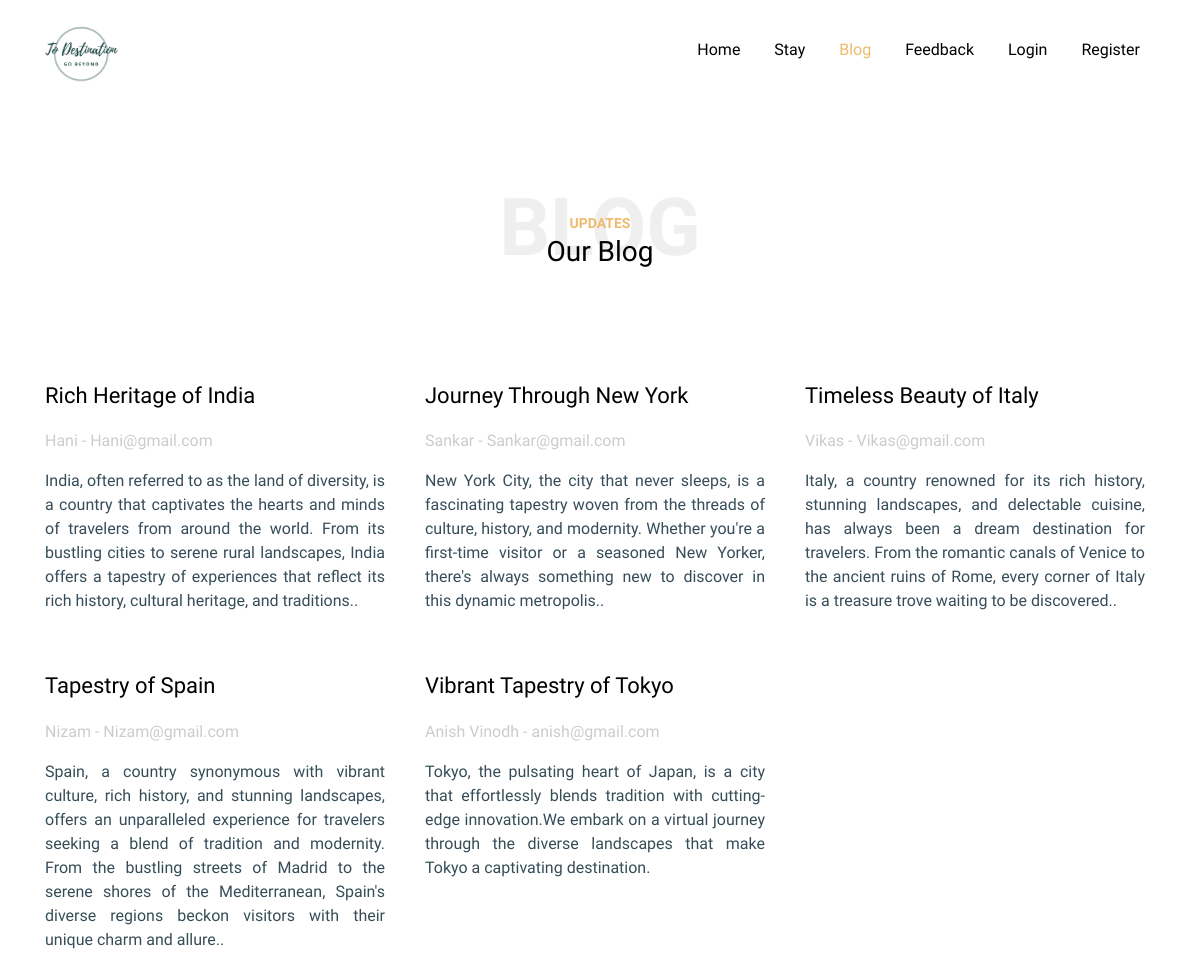
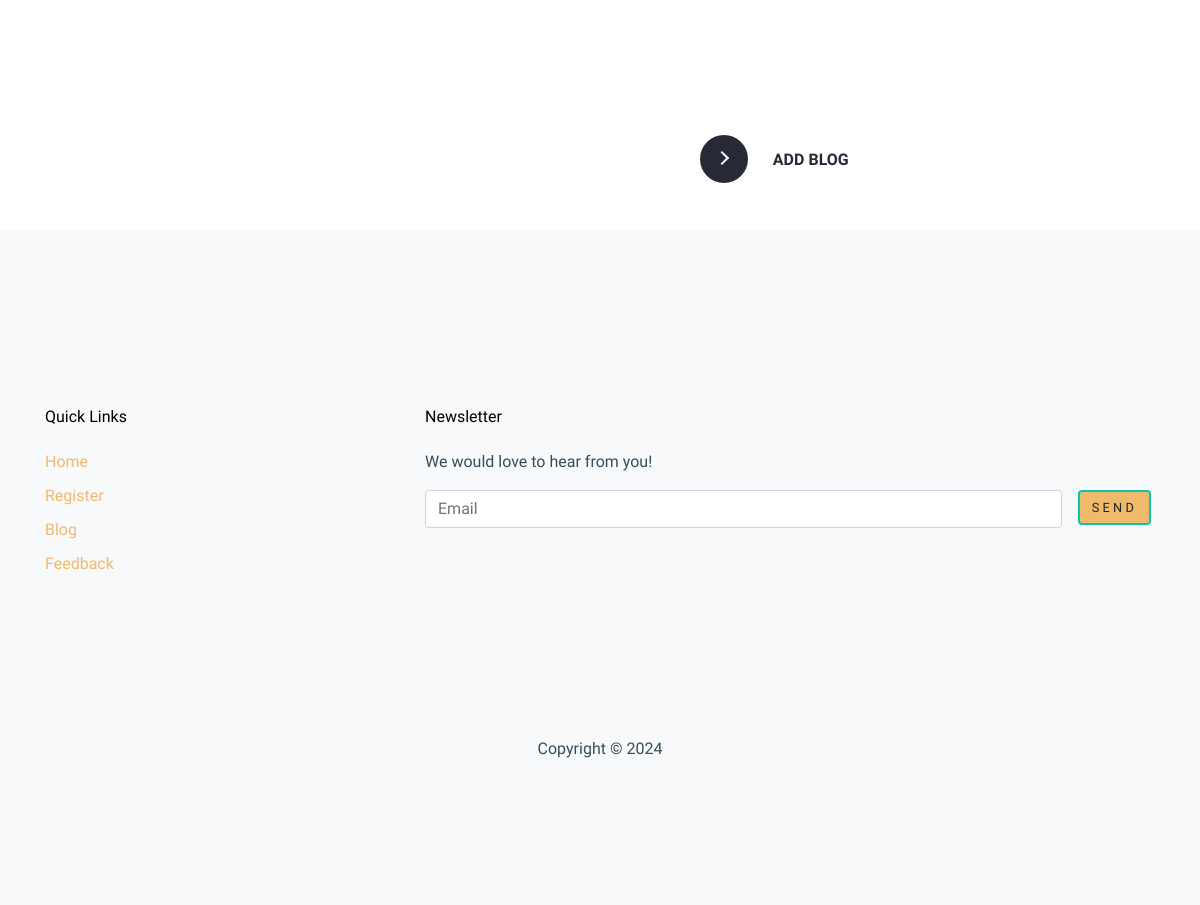
The app's page /Blog with its own data (2 pictures, top to bottom).
### users/models.py (models this page shows, shortened)
class blog(models.Model):
    username = models.CharField(blank=False,max_length=50)
    email = models.EmailField(blank=False,max_length=200)
    message = models.TextField(blank=False,max_length=250)
    title = models.CharField(blank=False,max_length=500)

### users/views.py (the view)
# urls.py: path('Blog', views.Blog, name="Blog"),
def Blog(request):
    blg = blog.objects.all()
    return render(request, 'users/blog.html', {'blog':blg})

### templates/users/blog.html (shortened to what this page needs)
{% extends 'bases/userbase.html' %}
{% load static %}
{% block content %}
<link rel="stylesheet" href="{% static 'users/css/style.css' %}">
<link rel="stylesheet" href="{% static 'users/fonts/icomoon/style.css' %}">
<link rel="stylesheet" href="{% static 'users/css/bootstrap.min.css' %}">
<header class="site-navbar site-navbar-target" role="banner">
  <div class="container">
    <div class="row align-items-center position-relative">
      <div class="col-3 ">
        <div class="site-logo">
          <a href="index " class="font-weight-bold">
            <img src="{% static 'users/images/Blue Coming Soon Banner Landscape (1).jpg' %}" alt="Image"
              class="img-fluid">
          </a>
        </div>
      </div>
      <div class="col-9  text-right">
        <nav class="site-navigation text-right ml-auto d-none d-lg-block" role="navigation">
          <ul class="site-menu main-menu js-clone-nav ml-auto ">
            <li><a href="{% url 'index' %}" class="nav-link"
                style="font-family : Work Sans, sans-serif; font-size: 16px; font-weight :300;">Home</a></li>
            <li><a href="trip" class="nav-link">Stay</a></li>
            <li><a href="Blog" class="nav-link active">Blog</a></li>
            <li><a href="contacts" class="nav-link">Feedback</a></li>
            {% if request.user.is_authenticated %}
            <li><a href="user_logout" class="nav-link">Logout</a></li>
            {% else %}
            <li><a href="user_login" class="nav-link">Login</a></li>
            <li><a href="register" class="nav-link">Register</a></li>
            {% endif %}
          </ul>
        </nav>
      </div>
    </div>
  </div>
</header>
<body>
  <div class="site-section">
    <div class="container">
      <div class="row justify-content-center text-center">
        <div class="col-md-10">
          <div class="heading-39101 mb-5">
            <span class="backdrop text-center">Blog</span>
            <span class="subtitle-39191" style="font: size 40px;">Updates</span>
            <h3 styles="font-size: 2rem;">Our Blog</h3>
            <br><br>
          </div>
        </div>
      </div>
        <div class="row">
          {% for i in blog %}
        <div class="col-lg-4 mb-4">
          <div class="post-entry-1 h-100">
            <div class="post-entry-1-contents" style="padding-right: 0px; padding-left: 0px; padding-bottom: 10px; padding-top: 10px; margin-right: 10px;">
              <h2>{{ i.title }}</h2>
              <span class="meta d-inline-block mb-3">{{ i.username }} - {{ i.email }}</span>
              <p style="text-align: justify;">{{i.message}}.</p>
            </div>
          </div>
        </div>
        {% endfor %}
      <div class="col-lg-4 mb-4">
        <div class="post-entry-1 h-100">
          <div class="post-entry-1-contents" style="padding-right: 0px; padding-left: 0px; padding-bottom: 10px; padding-top: 10px; margin-right: 10px;">
            <h2>Vibrant Tapestry of Tokyo</h2>
            <span class="meta d-inline-block mb-3">Anish Vinodh - anish@gmail.com</span>
            <p style="text-align: justify;">Tokyo, the pulsating heart of Japan, is a city that effortlessly blends tradition with cutting-edge innovation.We embark on a virtual journey through the diverse landscapes that make Tokyo a captivating destination.</p>
          </div>
        </div>
      </div>
    </div>
  </div>
</div>
  </div>
<button class="learn-more" style="left:700px;">
    <a href="form">
  <span class="circle" aria-hidden="true">
  <span class="icon arrow"></span>
  </span>
    <span class="button-text">Add Blog</span>
    </a>
</button>
<br><br><br>
</body>
{% endblock content %}

### static/booking/css/style.css (style rules this page uses)
body { font-family: "Lato", Arial, sans-serif; font-weight: 400; font-size: 16px; line-height: 1.7; color: #777; background: #fff; }
a { color: #09C6AB; -webkit-transition: 0.5s; -o-transition: 0.5s; transition: 0.5s; }
p { margin-bottom: 20px; }
h1, h2, h3, h4, h5, h6, figure { color: #000; font-family: "Lato", Arial, sans-serif; font-weight: 400; margin: 0 0 20px 0; }

### static/users/css/style.css (style rules this page uses)
body { line-height: 1.7; color: #364d59 !important; font-weight: 300; font-size: 1rem; font-family: "Work Sans", sans-serif; }
a { -webkit-transition: .3s all ease; -o-transition: .3s all ease; transition: .3s all ease; text-decoration: none; }
h1, h2, h3, h4, h5, .h1, .h2, .h3, .h4, .h5 { color: #000; font-family: "Work Sans", sans-serif; }
.site-section { padding: 2.5em 0; }
@media (min-width: 768px) { .site-section { padding: 5em 0; } }
.site-navbar { margin-bottom: 0px; z-index: 1999; top: 0; width: 100%; padding: 1rem; background: white; }
.site-navbar .site-logo { margin: 0; padding: 0; font-size: 1.7rem; }
.site-navbar .site-logo a { text-transform: uppercase; color: #fff; }
.site-navbar .site-logo a img { width: 73px; }
.site-navbar .site-navigation .site-menu { margin: 0; padding: 0; margin-bottom: 0; }
.site-navbar .site-navigation .site-menu .active { color: #efba6c !important; }
.site-navbar .site-navigation .site-menu a { text-decoration: none !important; display: inline-block; }
.site-navbar .site-navigation .site-menu > li { display: inline-block; }
.site-navbar .site-navigation .site-menu > li > a { margin-left: 15px; margin-right: 15px; padding: 20px 0px; color: #000 !important; display: inline-block; text-decoration: none !important; }
.site-mobile-menu .site-nav-wrap { padding: 0; margin: 0; list-style: none; position: relative; }
.site-mobile-menu .site-nav-wrap a { padding: 10px 20px; display: block; position: relative; color: #212529; }
.site-mobile-menu .site-nav-wrap li { position: relative; display: block; }
.site-mobile-menu .site-nav-wrap li .nav-link.active { color: #efba6c; }
.site-mobile-menu .site-nav-wrap > li { display: block; position: relative; float: left; width: 100%; }
.site-mobile-menu .site-nav-wrap > li > a { padding-left: 20px; font-size: 20px; }
.site-section { padding: 7rem 0; }
.post-entry-1 .meta { color: #ccc; }
.post-entry-1 .post-entry-1-contents { background: #fff; padding: 20px; }
.post-entry-1 .post-entry-1-contents h2 { font-size: 22px; margin-bottom: 20px; }
.subtitle-39191 { color: #efba6c; text-transform: uppercase; font-size: 14px; font-weight: bold; }
.heading-39101 { position: relative; }
.heading-39101 .backdrop { line-height: 1; top: -20%; position: absolute; text-transform: uppercase; z-index: -1; font-weight: 900 !important; font-size: 5rem; color: #efefef; }
.heading-39101 .backdrop.text-center { left: 50%; -webkit-transform: translateX(-50%); -ms-transform: translateX(-50%); transform: translateX(-50%); }

### templates/users/blog.html (style rules this page uses)
button { position: relative; display: inline-block; cursor: pointer; outline: none; border: 0; vertical-align: middle; text-decoration: none; background: transparent; padding: 0; font-size: inherit; font-family: inherit; }
button.learn-more { width: 12rem; height: auto; }
button.learn-more .circle { transition: all 0.45s cubic-bezier(0.65, 0, 0.076, 1); position: relative; display: block; margin: 0; width: 3rem; height: 3rem; background: #282936; border-radius: 1.625rem; }
button.learn-more .circle .icon { transition: all 0.45s cubic-bezier(0.65, 0, 0.076, 1); position: absolute; top: 0; bottom: 0; margin: auto; background: #fff; }
button.learn-more .circle .icon.arrow { transition: all 0.45s cubic-bezier(0.65, 0, 0.076, 1); left: 0.625rem; width: 1.125rem; height: 0.125rem; background: none; }
button.learn-more .circle .icon.arrow::before { position: absolute; content: ""; top: -0.29rem; right: 0.0625rem; width: 0.625rem; height: 0.625rem; border-top: 0.125rem solid #fff; border-right: 0.125rem solid #fff; transform: rotate(45deg); }
button.learn-more .button-text { transition: all 0.45s cubic-bezier(0.65, 0, 0.076, 1); position: absolute; top: 0; left: 0; right: 0; bottom: 0; padding: 0.75rem 0; margin: 0 0 0 1.85rem; color: #282936; font-weight: 700; line-height: 1.6; text-align: center; text-transform: uppercase; }

### records on screen
blog: title "Rich Heritage of India", username "Hani", email "Hani@gmail.com", message "India, often referred to as the land of diversity, is a country that captivates the hearts and minds of travelers from around the world. From its bustling cities to serene rural landscapes, India offers a tapestry of experiences that reflect its rich history, cultural heritage, and traditions."
blog: title "Journey Through New York", username "Sankar", email "Sankar@gmail.com", message "New York City, the city that never sleeps, is a fascinating tapestry woven from the threads of culture, history, and modernity. Whether you're a first-time visitor or a seasoned New Yorker, there's always something new to discover in this dynamic metropolis."
blog: title "Timeless Beauty of Italy", username "Vikas", email "Vikas@gmail.com", message "Italy, a country renowned for its rich history, stunning landscapes, and delectable cuisine, has always been a dream destination for travelers. From the romantic canals of Venice to the ancient ruins of Rome, every corner of Italy is a treasure trove waiting to be discovered."
blog: title "Tapestry of Spain", username "Nizam", email "Nizam@gmail.com", message "Spain, a country synonymous with vibrant culture, rich history, and stunning landscapes, offers an unparalleled experience for travelers seeking a blend of tradition and modernity. From the bustling streets of Madrid to the serene shores of the Mediterranean, Spain's diverse regions beckon visitors with their unique charm and allure."
